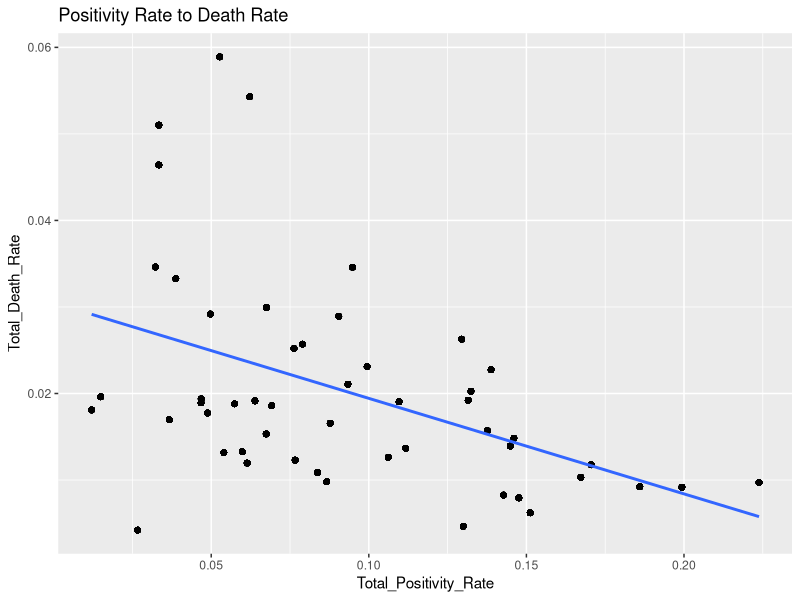
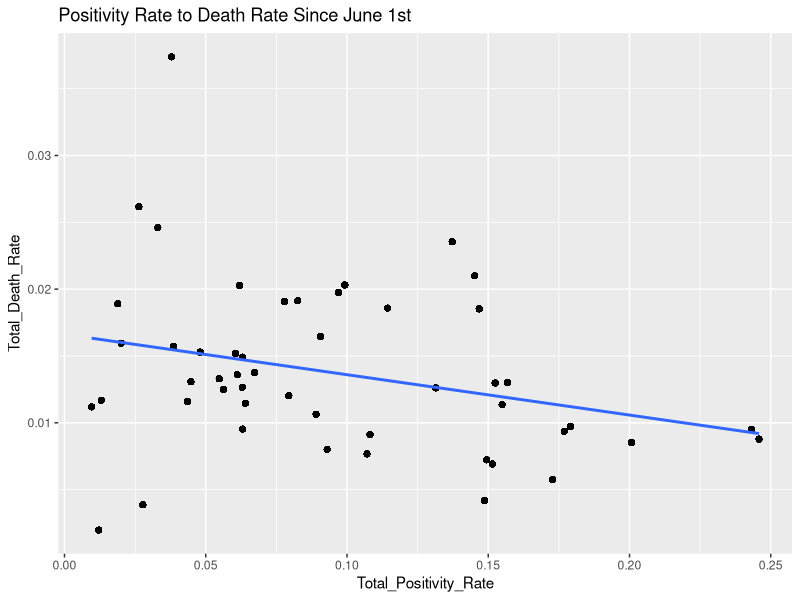
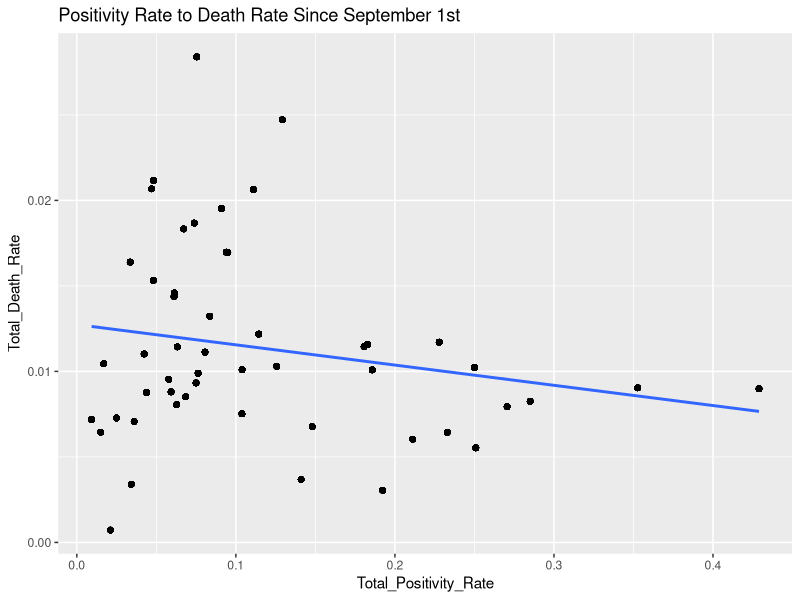
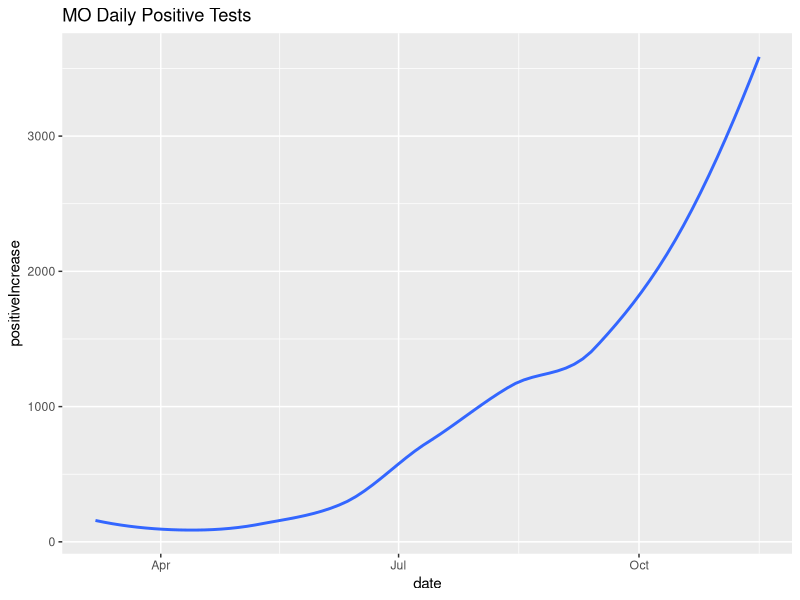
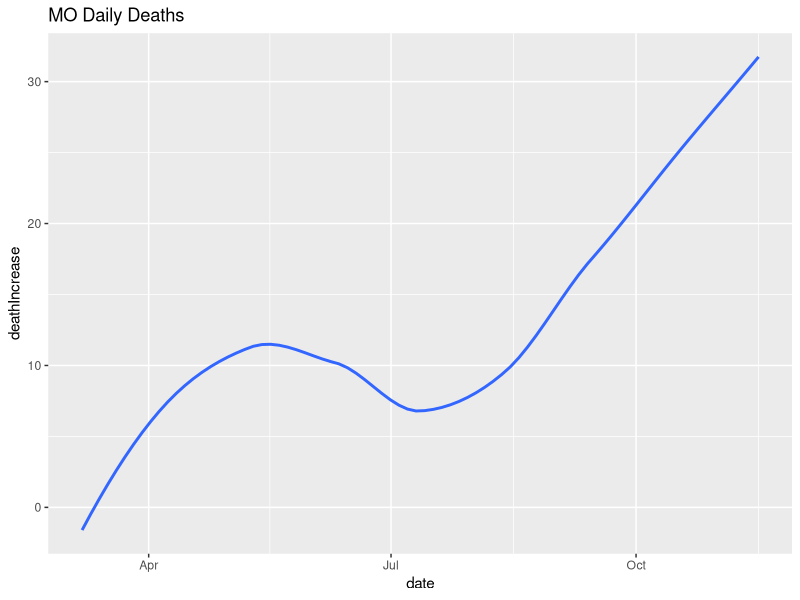
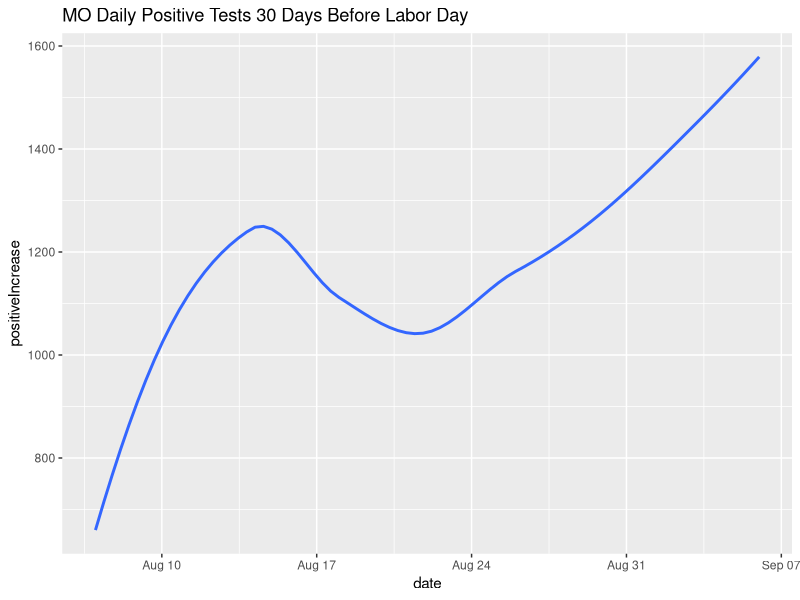
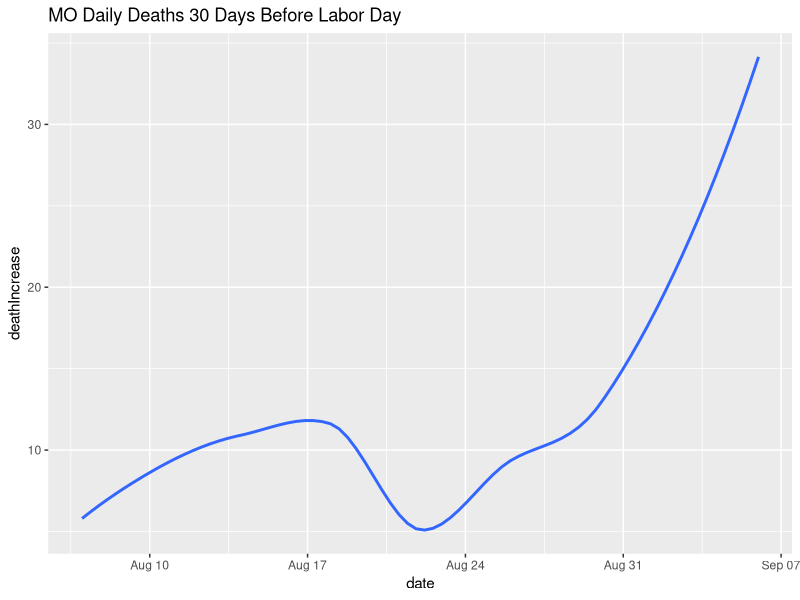
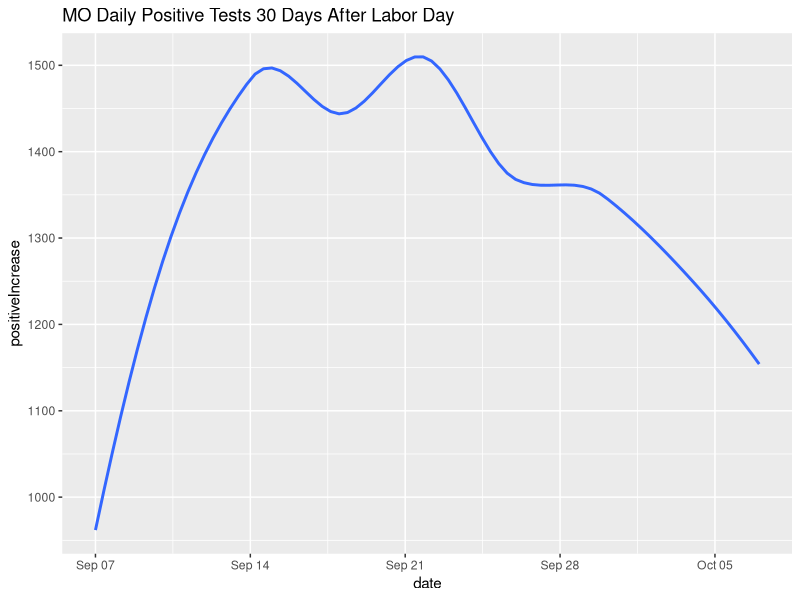

Write the R code that produced these figures, in order.
## ---- chunk 1
knitr::opts_chunk$set(echo = TRUE)
## ---- chunk 2
#Load libraries and data
library(dplyr)
library(ggplot2)
library(readr)

Covid_Data_All <- read_csv("Covid Data.csv") %>% 
  mutate(date = as.Date(date, format = "%m/%d/%Y"))
## ---- chunk 3
#Grouping by state and selecting columns
Covid_Data_State <- Covid_Data_All %>% 
  group_by(state)%>% 
  mutate(Total_Death = sum(deathIncrease), Total_Negative = sum(negativeIncrease), Total_Positive = sum(positiveIncrease), Total_Tests = Total_Negative + Total_Positive, Total_Positivity_Rate = Total_Positive/Total_Tests, Total_Death_Rate = Total_Death/Total_Positive) %>% 
  select(state,Total_Death, Total_Negative, Total_Positive, Total_Tests, Total_Positivity_Rate, Total_Death_Rate)

#Plot using all days
Covid_Data_State %>% 
  ggplot(aes(x = Total_Positivity_Rate, y = Total_Death_Rate))+
  geom_point()+
  geom_smooth(method = "lm", se = FALSE)+
  labs(title = "Positivity Rate to Death Rate")

#Filtering out the early spring surge by using June 1st as the start date
Covid_Data_State_AfterMay <- Covid_Data_All %>% 
  group_by(state)%>% 
  filter(date >= "2020-6-01") %>% 
  mutate(Total_Death = sum(deathIncrease), Total_Negative = sum(negativeIncrease), Total_Positive = sum(positiveIncrease), Total_Tests = Total_Negative + Total_Positive, Total_Positivity_Rate = Total_Positive/Total_Tests, Total_Death_Rate = Total_Death/Total_Positive) %>% 
  select(date,state,Total_Death, Total_Negative, Total_Positive, Total_Tests, Total_Positivity_Rate, Total_Death_Rate)
  
#Plot using the June 1st through present 
Covid_Data_State_AfterMay %>% 
  ggplot(aes(x = Total_Positivity_Rate, y = Total_Death_Rate))+
  geom_point()+
  geom_smooth(method = "lm", se = FALSE)+
  labs(title = "Positivity Rate to Death Rate Since June 1st")

#Using days since the beginning of September
Covid_Data_State_After_Sep <- Covid_Data_All %>% 
  group_by(state)%>% 
  filter(date >= "2020-9-01") %>% 
  mutate(Total_Death = sum(deathIncrease), Total_Negative = sum(negativeIncrease), Total_Positive = sum(positiveIncrease), Total_Tests = Total_Negative + Total_Positive, Total_Positivity_Rate = Total_Positive/Total_Tests, Total_Death_Rate = Total_Death/Total_Positive) %>% 
  select(date,state,Total_Death, Total_Negative, Total_Positive, Total_Tests, Total_Positivity_Rate, Total_Death_Rate)
  
#Plot using September 1st through present
Covid_Data_State_After_Sep %>% 
  ggplot(aes(x = Total_Positivity_Rate, y = Total_Death_Rate))+
  geom_point()+
  geom_smooth(method = "lm", se = FALSE)+
  labs(title = "Positivity Rate to Death Rate Since September 1st")
## ---- chunk 4
#Filter for MO
Covid_Data_MO <- Covid_Data_All %>% 
  filter(state == "MO") %>% 
  select(date, positiveIncrease,deathIncrease)
  
Covid_Data_MO %>% 
  ggplot(aes(x = date, y = positiveIncrease))+
  geom_smooth(se = FALSE)+
  labs(title = "MO Daily Positive Tests")

Covid_Data_MO %>% 
  ggplot(aes(x = date, y = deathIncrease))+
  geom_smooth(se = FALSE)+
  labs(title = "MO Daily Deaths")

#Filter for 30 days before Labor Day
Covid_Data_MO_BeforeLaborDay <- Covid_Data_All %>% 
  select(date,state,positiveIncrease,deathIncrease) %>% 
  filter(state == "MO", date >= "2020-08-07" & date < "2020-09-07") %>% 
  arrange(date)

Covid_Data_MO_BeforeLaborDay %>% 
  ggplot(aes(x = date,y = positiveIncrease))+
  geom_smooth(se = FALSE)+
  labs(title = "MO Daily Positive Tests 30 Days Before Labor Day")

Covid_Data_MO_BeforeLaborDay %>% 
  ggplot(aes(x = date,y = deathIncrease))+
  geom_smooth(se = FALSE)+
  labs(title = "MO Daily Deaths 30 Days Before Labor Day")

#Filter for 30 days after Labor Day
Covid_Data_MO_AfterLaborDay <- Covid_Data_All %>% 
  select(date,state,positiveIncrease,deathIncrease) %>% 
  filter(state == "MO", date >= "2020-09-07" & date <= "2020-10-07") %>% 
  arrange(date)

Covid_Data_MO_AfterLaborDay %>% 
  ggplot(aes(x = date,y = positiveIncrease))+
  geom_smooth(se = FALSE)+
  labs(title = "MO Daily Positive Tests 30 Days After Labor Day")

Covid_Data_MO_AfterLaborDay %>% 
  ggplot(aes(x = date,y = deathIncrease))+
  geom_smooth(se = FALSE)+
  labs(title = "MO Daily Deaths 30 Days After Labor Day")
## ---- chunk 5
#Paired t-test
Covid_Data_MO_BeforeLaborDay <- Covid_Data_All %>% 
  select(date,state,positiveIncrease) %>% 
  filter(state == "MO", date >= "2020-08-07" & date < "2020-09-07") %>% 
  arrange(date)

Covid_Data_MO_AfterLaborDay <- Covid_Data_All %>% 
  select(date,state,positiveIncrease) %>% 
  filter(state == "MO", date >= "2020-09-07" & date <= "2020-10-07") %>% 
  arrange(date)

#Descriptive Statistics
mean(Covid_Data_MO_BeforeLaborDay$positiveIncrease)
sd(Covid_Data_MO_BeforeLaborDay$positiveIncrease)
mean(Covid_Data_MO_AfterLaborDay$positiveIncrease)
sd(Covid_Data_MO_AfterLaborDay$positiveIncrease)

#Conducting Paired t-test
t.test(Covid_Data_MO_BeforeLaborDay$positiveIncrease, Covid_Data_MO_AfterLaborDay$positiveIncrease, paired = TRUE)
## ---- chunk 6
#Two Sample test of proportions

#Total Deaths for MO
DeathsMO <- Covid_Data_All %>% 
  select(date,state,deathIncrease) %>% 
  filter(state == "MO", date > "2020-09-07" & date <= "2020-10-07") %>% 
  summarise(Deaths = sum(deathIncrease))

#Total Deaths for WI
DeathsWI <- Covid_Data_All %>% 
  select(date,state,deathIncrease) %>% 
  filter(state == "WI", date > "2020-09-07" & date <= "2020-10-07") %>% 
  summarise(Deaths = sum(deathIncrease))

#Total Cases for MO
TotalMO <- Covid_Data_All %>% 
  select(date,state,positiveIncrease) %>% 
  filter(state == "MO", date > "2020-09-07" & date <= "2020-10-07") %>% 
  summarise(Total_Cases = sum(positiveIncrease))

#Total Cases for WI
TotalWI <- Covid_Data_All %>% 
  select(date,state,positiveIncrease) %>% 
  filter(state == "WI", date > "2020-09-07" & date <= "2020-10-07") %>% 
  summarise(Total_Cases = sum(positiveIncrease))

#Conducting a two-sample test of proportions
died <- as.numeric(c(DeathsMO, DeathsWI))
total <- as.numeric(c(TotalMO, TotalWI))
prop.test(died, total)
